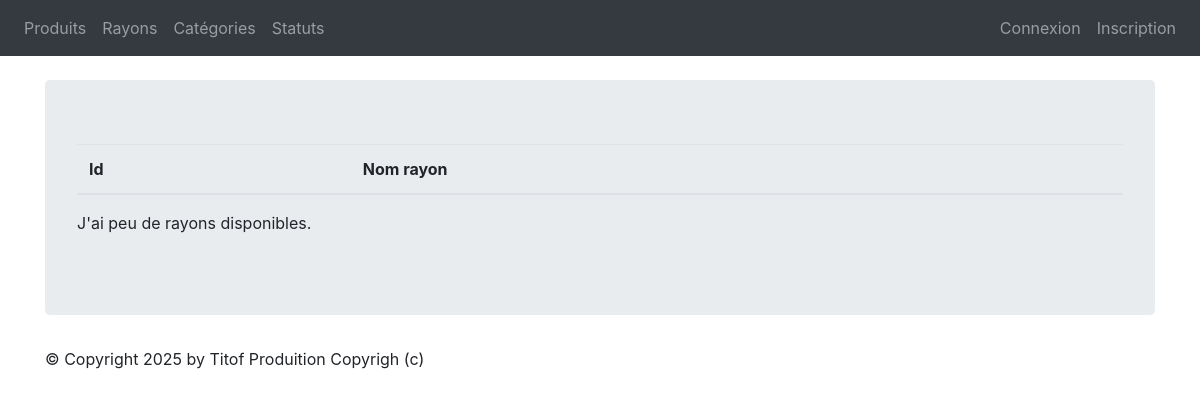
The page /monApp/rayons/ on the database as committed earlier.
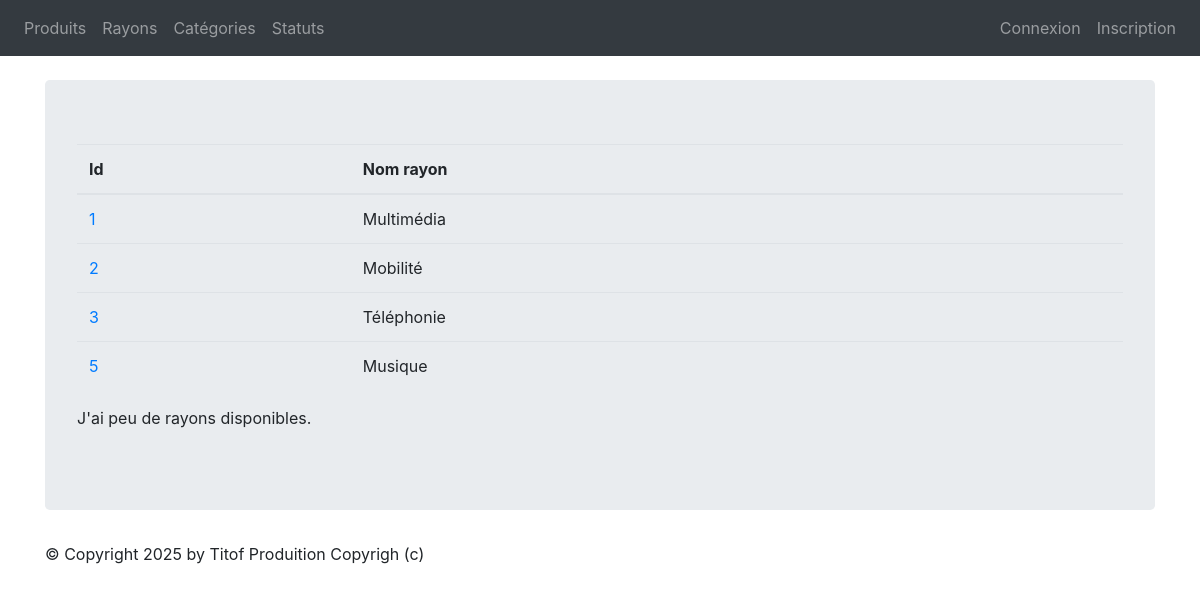
The same page on the database as committed later.
### monApp/models.py (models this page shows, shortened)
class Rayon(models.Model):
    idRayon = models.AutoField(primary_key=True)
    nomRayon = models.CharField(max_length=100)

### monApp/views.py (the view)
# urls.py: path("rayons/", views.ListRayons, name="list_rayons"),
def ListRayons(request):
    rays = Rayon.objects.all()
    return render(request, 'list_rayons.html', {'rays': rays})

### monApp/templates/list_rayons.html
{% extends 'base.html' %}
{% block content %}
<table class="table">
    <thead>
        <th>Id</th>
        <th>Nom rayon</th>
    </thead>
    <tbody>
    {% for ray in rays %}
    <tr>
        <td><a href="{% url 'dtl_rayon' ray.idRayon %}">{{ ray.idRayon }}</a></td>
        <td>{{ ray.nomRayon }}</td>
    </tr>
    {% endfor %}
    </tbody>
</table>
<p>
J'ai
{% if rays|length < 5 %}
    peu de
{% elif rays|length < 10 %}
    quelques
{% else %}
    beaucoup de
{% endif %}
rayons disponibles.
</p>
{% endblock %}

Rows that differ between the two databases and show on the page:
added Rayon: idRayon "1", nomRayon "Multimédia"
added Rayon: idRayon "2", nomRayon "Mobilité"
added Rayon: idRayon "3", nomRayon "Téléphonie"
added Rayon: idRayon "5", nomRayon "Musique"
